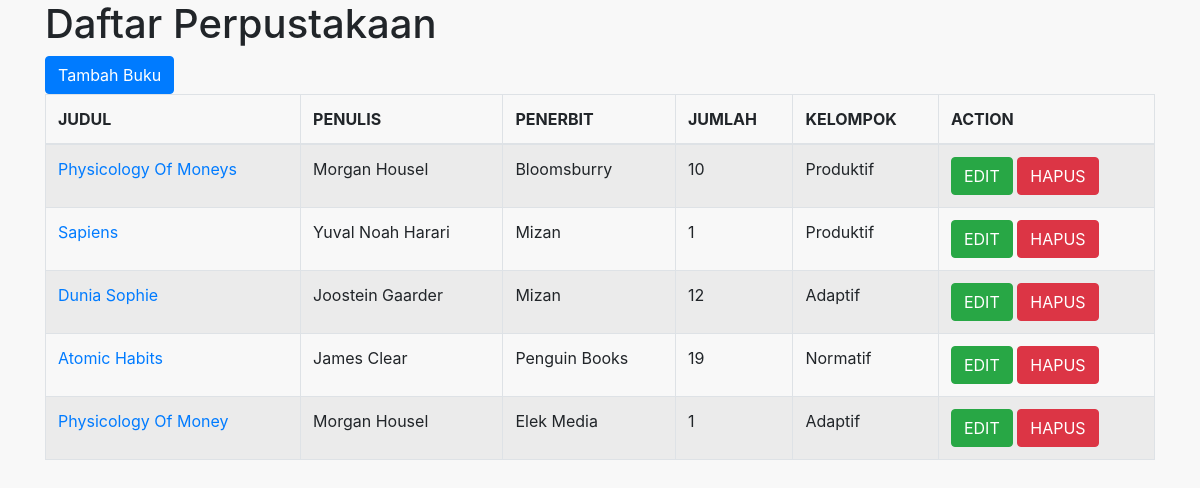
Page /buku/ on the committed database.
### perpustakaan/models.py (models this page shows, shortened)
class Buku(models.Model):
    judul = models.CharField(max_length=50)
    penulis = models.CharField(max_length=50)
    penerbit = models.CharField(max_length=40)
    jumlah = models.IntegerField(null=True)
    kelompok = models.ForeignKey(Kelompok,on_delete=models.CASCADE,null=True)

class Kelompok(models.Model):
    nama = models.CharField(max_length=9)
    keterangan = models.TextField()
    def __str__(self):
        return self.nama

### perpustakaan/views.py (the view)
# urls.py: path('buku/',buku,name='buku'),
def buku(request):
    book = Buku.objects.all()
    genre = Kelompok.objects.all()
    list_title = ["Sapiens","Machine Learning","Dunia Anna"]
    context = {
        "judul_heading" : "Ini adalah halaman buku",
        "judul" : "Dunia Sophie",
        "penulis" : "Jostein Gaarder",
        "list_judul" : list_title,
        "books" : book,
        "genre":genre
    }
    return render(request,'buku.html',context)

### perpustakaan/templates/buku.html (shortened to what this page needs)
{%extends 'base.html'%}
{% block content %}
    <div class="container">
        <h1>Daftar Perpustakaan</h1>
    <a href="{%url 'tambah_buku' %}" class="btn btn-primary">Tambah Buku</a>
        <div class="row">
            <div class="col-md-12">
                <table class="table table-bordered table-striped">
                    <thead>
                        <tr>
                            <th>JUDUL</th>
                            <th>PENULIS</th>
                            <th>PENERBIT</th>
                            <th>JUMLAH</th>
                            <th>KELOMPOK</th>
                            <th>ACTION</th>
                        </tr>
                    </thead>
                    <tbody>
                        {%for list_buku in books%}
                            <tr>
                                <td><a href="{% url 'ubah_buku' list_buku.id %}">{{list_buku.judul | title}}</a></td>
                                <td>{{list_buku.penulis | title}}</td>
                                <td>{{list_buku.penerbit}}</td>
                                <td>{{list_buku.jumlah}}</td>
                                <td>{{list_buku.kelompok}}</td>
                                <td>
                                    <a href="{% url 'ubah_buku' list_buku.id%}" class="btn btn-success">EDIT</a>
                                    <button data-toggle="modal" class="btn btn-danger" data-target="#hapus-{{list_buku.id}}">HAPUS</button>
                                </td>
                            </tr>
                        {%endfor%}
                    </tbody>
                </table>
            </div>
        </div>
    </div>
{%endblock%}

### templates/base.html (shortened to what this page needs)
{% load static%}
<!DOCTYPE html>
<html lang="en">
<head>
    <link rel="stylesheet" href="{%static 'css/bootstrap.min.css' %}">
    <link rel="stylesheet" href="{%static 'css/style.css' %}">
</head>
<body>
    {% block content %}
    {%endblock%}
</body>
</html>

### static/css/style.css (style rules this page uses)
body { background-color: #e6e6e644; }

### rows in the picture
Buku: judul "Physicology Of Moneys", penulis "Morgan Housel", penerbit "Bloomsburry", jumlah "10", kelompok "Produktif"
Buku: judul "Sapiens", penulis "Yuval Noah Harari", penerbit "Mizan", jumlah "1", kelompok "Produktif"
Buku: judul "Dunia Sophie", penulis "Joostein Gaarder", penerbit "Mizan", jumlah "12", kelompok "Adaptif"
Buku: judul "Atomic Habits", penulis "James Clear", penerbit "Penguin Books", jumlah "19", kelompok "Normatif"
Buku: judul "Physicology Of Money", penulis "Morgan Housel", penerbit "Elek Media", jumlah "1", kelompok "Adaptif"
